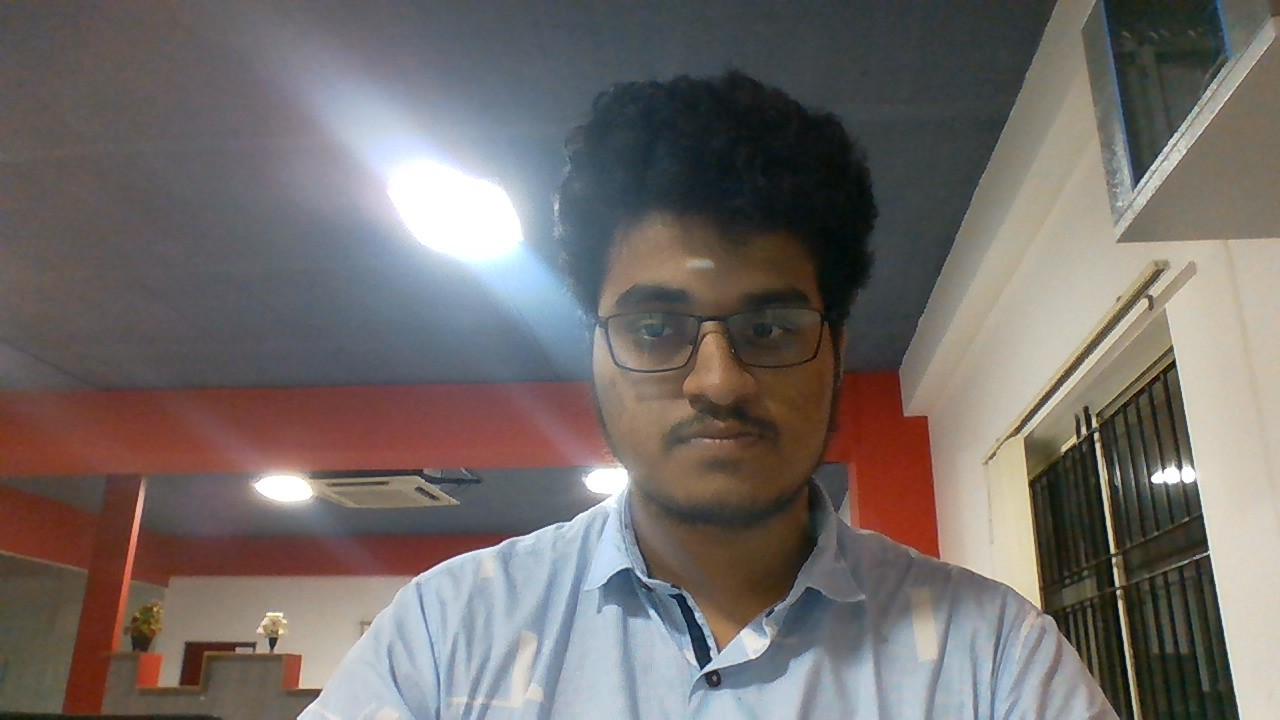
#> input picture Internship/Ajinkya.jpg, 1280 x 720 px, given in place of the camera
$ python TrainingSetGenerator.py
#> lines starting #> are read from the running program, lines starting #| are printed output that depends on the picture; after the words box and inside, x2 and y2 are one past the last pixel; in counts of white or black regions, pixels touching at a corner belong together
import cv2
import numpy as np
import os
cap = cv2.VideoCapture(0)
face_cascades = cv2.CascadeClassifier('face.xml')
file_name = "training_set.npy"

if os.path.isfile(file_name):
    print("Loading Previously Saved File")
    training_data = list(np.load(file_name))
else:
    print("No Previosly Saved File .. Creating New File")
    training_data = []
is_main_person = 0


width=128
height=128


def isMainPerson(x):
    if x==1:
        return [1,0]
    else:
        return [0,1]


while True:
    ret,frame = cap.read()
#> frame is the input picture: shape (720, 1280, 3); mean B, G, R 105.4, 108.2, 115.1

    gray = cv2.cvtColor(frame,cv2.COLOR_BGR2GRAY)
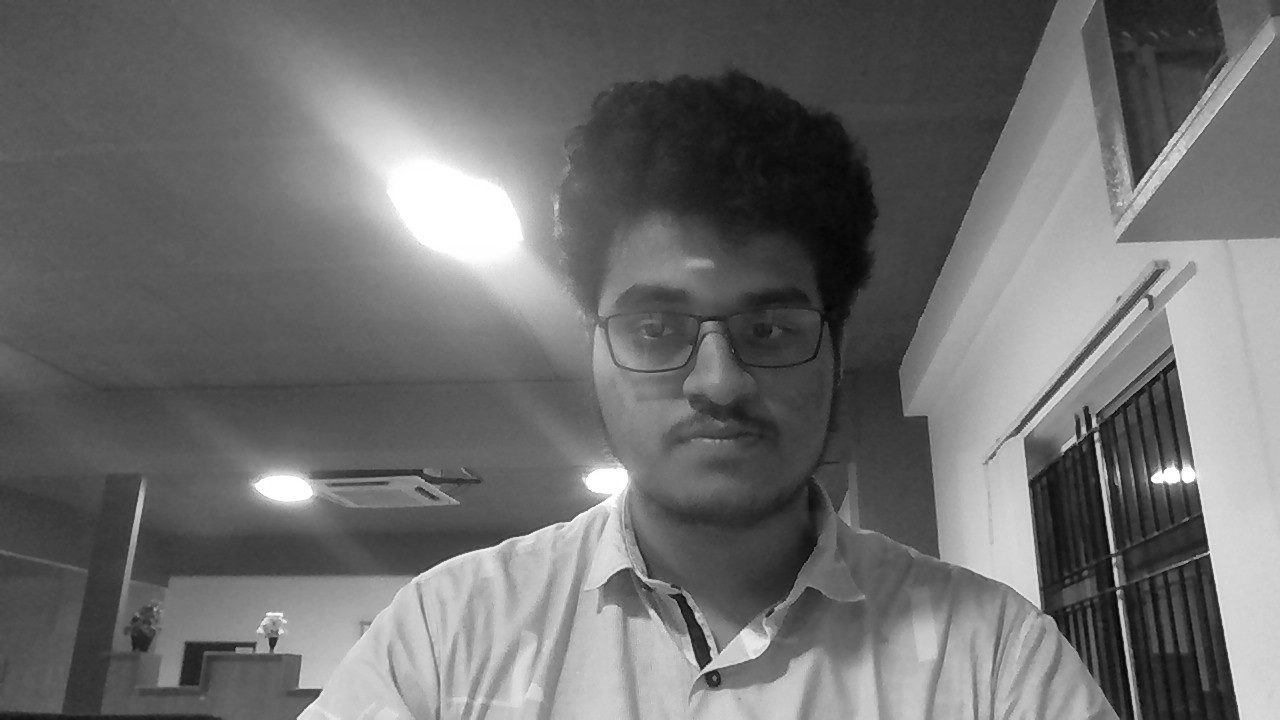
#> gray: shape (720, 1280); min 3, max 255, mean 110

    faces = face_cascades.detectMultiScale(gray,1.3,5)
#> faces = [[576, 215, 291, 291]]
    if len(faces)!=0:
        for (x,y,w,h) in faces:
            cv2.rectangle(frame,(x,y),(x+w,y+h),(0,255,0),2)
            cropped_face = frame[y:y+h,x:x+w]
#> this loop made 1 pass
#> pass 1, `cropped_face = frame[y:y+h,x:x+w]`:
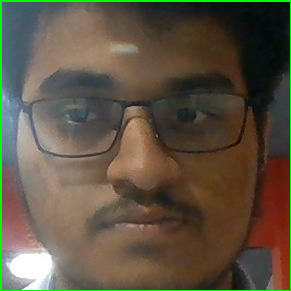
#> cropped_face: shape (291, 291, 3); mean B, G, R 66.7, 83.2, 93.9
#> after the loop:
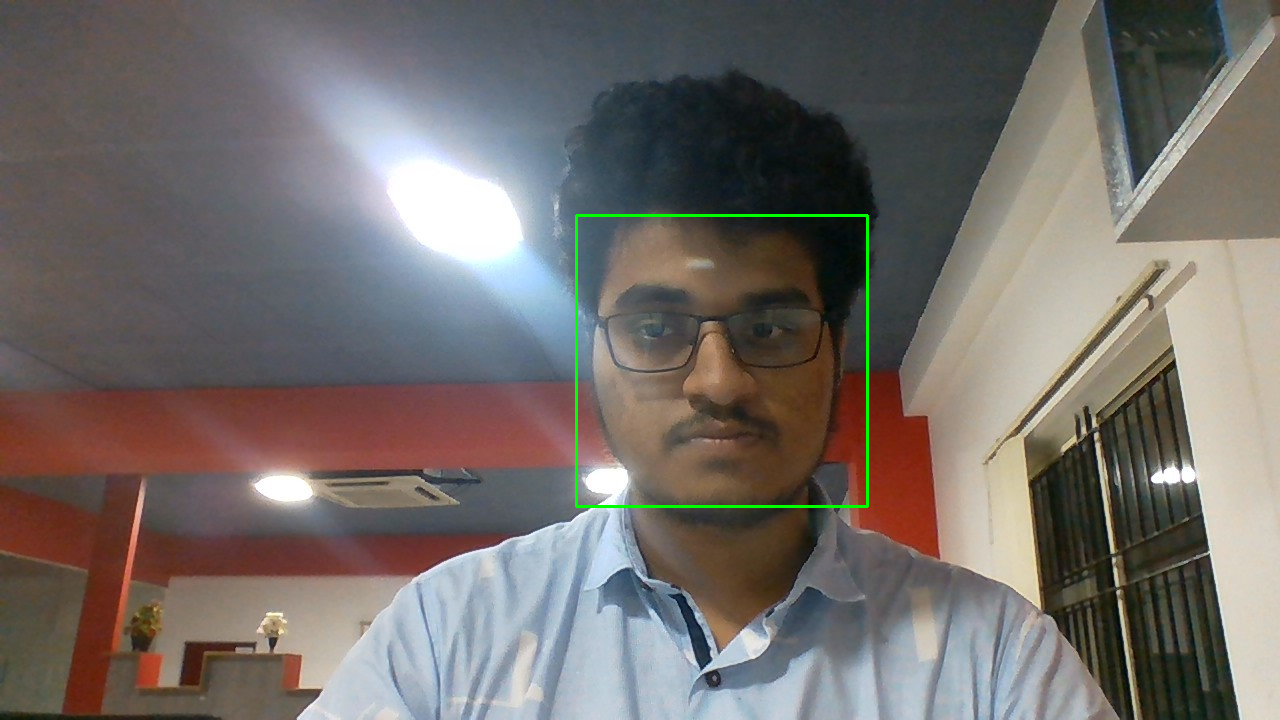
#> frame: shape (720, 1280, 3); 0.38% of pixels changed, all inside (x1, y1, x2, y2) = (575, 214, 869, 508)
        cv2.imshow('frame',frame)
        cv2.imshow('Face',cropped_face)
        resized_frame = cv2.resize(cropped_face,(width,height))
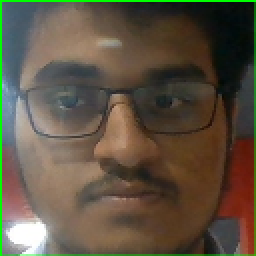
#> resized_frame: shape (128, 128, 3) (shown 2 times larger); mean B, G, R 66.5, 83.1, 93.7
        resized_frame_gray = cv2.cvtColor(resized_frame,cv2.COLOR_BGR2GRAY)
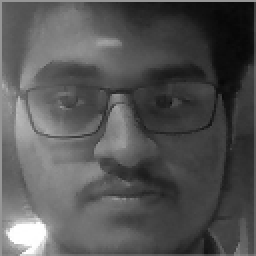
#> resized_frame_gray: shape (128, 128) (shown 2 times larger); min 7, max 255, mean 84.4
        training_data.append([resized_frame_gray,isMainPerson(is_main_person)])

        cv2.imshow('resized_frame',resized_frame)

        if len(training_data)%500==0:
            print("Saved Data at {}".format(len(training_data)))
            np.save(file_name,training_data)


    if cv2.waitKey(10) and 0xFF==ord('q') :
#> (key q is pressed here)
        break

cap.release()
cv2.destroyAllWindows()
